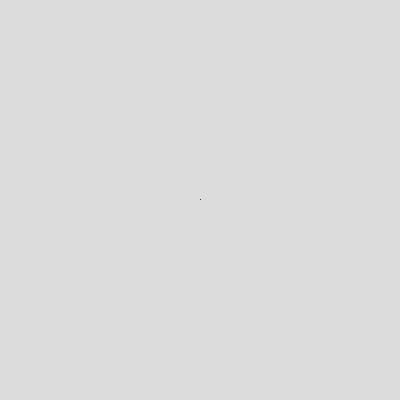
Frame 1 (no input)
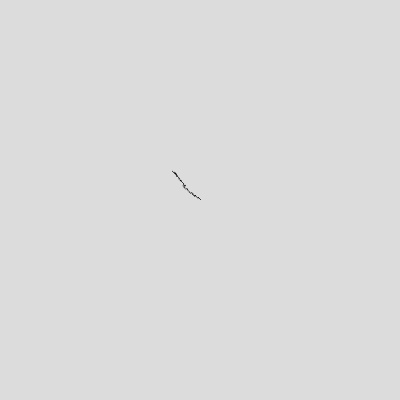
Frame 60 (no input)
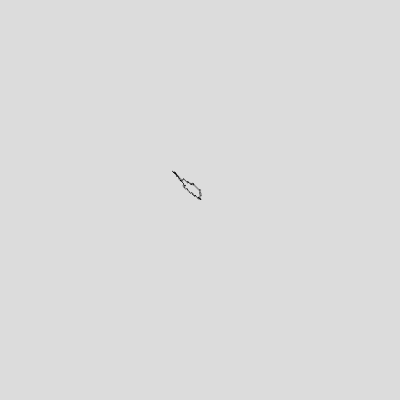
Frame 120 (the mouse pressed at the canvas centre since frame 60)

The p5.js sketch that drew these frames (run headless with seeded random() and noise() and a simulated clock; from frame 60 on, the mouse is pressed at the canvas centre):

// p5.js sketch
// ── sketch.js
let walker;


class Walker {
  constructor() {
    this.x = width / 2;
    this.y = height / 2;
  }

  show() {
    stroke(0);
    point(this.x, this.y);

  }

  step() {
    const xstep = random(-1, 1);
    const ystep = random(-1, 1);
    if (random(1) < 0.5) {
      let tempx = this.x - mouseX;
      let tempy = this.y - mouseY;
      this.x += tempx < 0 ? 1 : -1;
      this.y += tempy < 0 ? 1 : -1;
    } else {
      this.x += xstep;
      this.y += ystep;
    }
  }
}

function setup() {
  createCanvas(400, 400);
  background(220);

  walker = new Walker();
}

function draw() {

  walker.step();
  walker.show();

}
